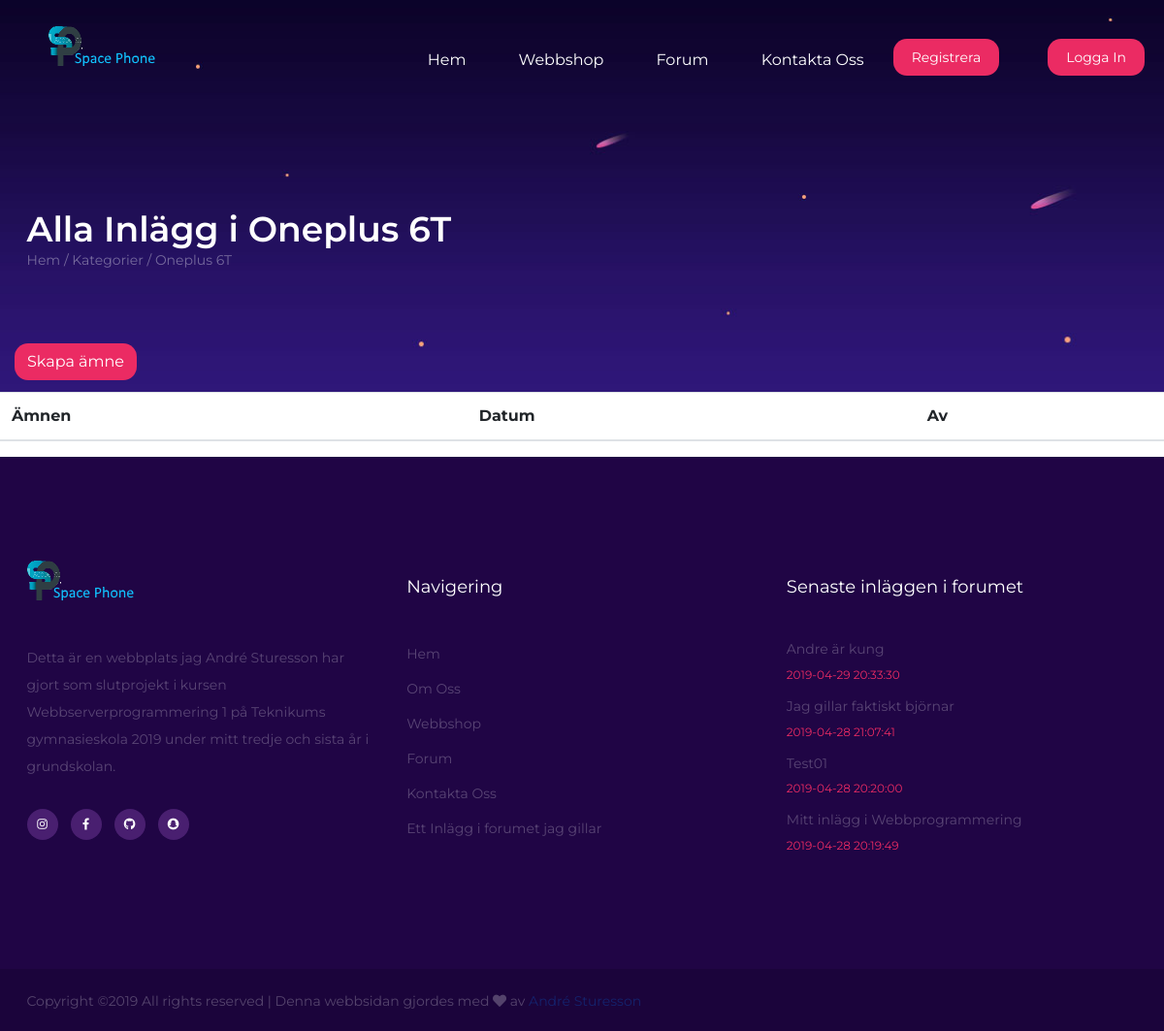
Page /ämne.php?id=9 on the earlier database version.
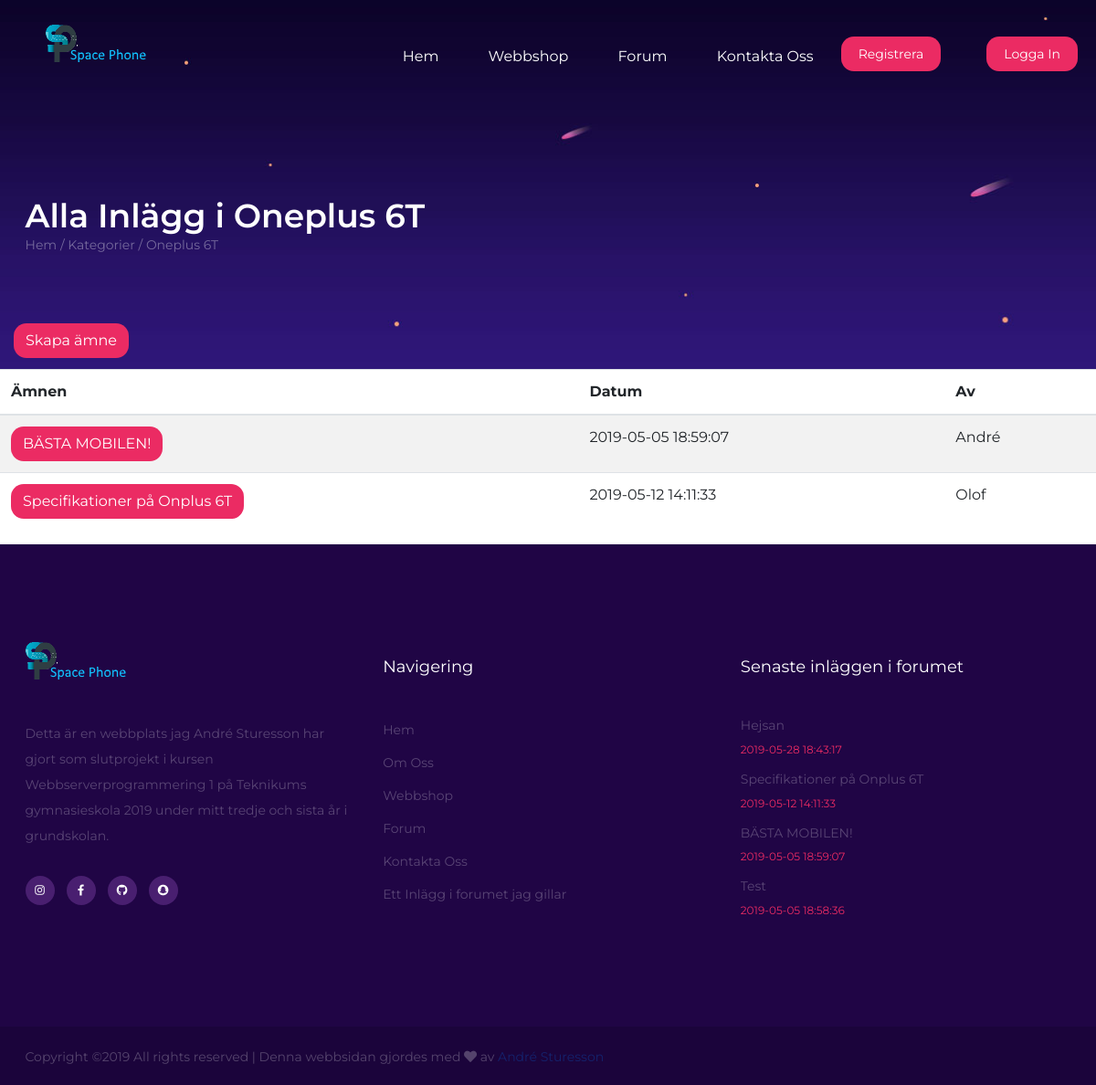
Same page on the later database version.
### ämne.php (the view, shortened to what this page needs)
<?php
include 'header.php';
include 'nav.php';
$id=$_GET['id'];
$query ="SELECT * FROM ämne WHERE topic_kat='$id'";
try{
  $result = $db->prepare($query);
  $result->execute();
  $rows = $result->fetchAll();
}
catch(PDOException $ex){
  die("Kunde inte köra queryn: " . $ex->getMessage());
}
try{
$stmt = $db->query("SELECT kat_namn FROM kategorier WHERE kat_id='$id'");
$kategori = $stmt->fetch(PDO::FETCH_ASSOC);
}
catch(PDOException $ex){
  die("Kunde inte köra queryn: " . $ex->getMessage());
}
?>
<section class="page-top-section set-bg" data-setbg="img/topp-på-sida.jpg">
  <div class="container">
    <h2>Alla Inlägg i <?php echo htmlentities($kategori['kat_namn'], ENT_QUOTES, 'UTF-8'); ?>
    </h2>
    <div class="site-breadcrumb">
      <a href="index.php">Hem</a> / <a href="forum.php">Kategorier</a> / <span><?php echo $kategori['kat_namn']; ?></span>
    </div>
  </div>
  <button class="btn registreraknapp nere" onclick="window.location.href='admin/skapa-ämne.php'">Skapa ämne</button>
</section>
<table class="table table-striped">
  <thead>
    <tr>
      <th scope="col">Ämnen
      </th>
      <th scope="col">Datum
      </th>
      <th scope="col">Av
      </th>
    </tr>
  </thead>
  <tbody>
    <?php foreach($rows as $row): ?>
    <tr>
      <td>
        <a href="inlagg.php?id=<?php echo $row['topic_id'];?>"class="btn registreraknapp">
          <?php echo htmlentities($row['topic_subject'], ENT_QUOTES, 'UTF-8'); ?>
        </a>
      </td>
      <td>
        <?php echo htmlentities($row['topic_datum'], ENT_QUOTES, 'UTF-8'); ?>
      </td>
      <td>
        <?php echo htmlentities($row['topic_av'], ENT_QUOTES, 'UTF-8'); ?>
      </td>
    </tr>
    <?php endforeach; ?>
  </tbody>
</table>
<?php
include('footer.php');
?>

### footer.php (shortened to what this page needs)
<section class="footer-top-section text-white spad">
  <div class="container">
    <div class="row">
      <div class="col-lg-4">
        <div class="footer-widget about-widget">
          <img src="./img/logo.png" alt="logo">
          <p>Detta är en webbplats jag André Sturesson har gjort som slutprojekt i kursen Webbserverprogrammering 1 på Teknikums gymnasieskola 2019 under mitt tredje och sista år i grundskolan.</p>
          <div class="fw-social social">
            <a href="https://www.instagram.com/andre_sturesson/"><i class="fab fa-instagram"></i></a>
            <a href="https://www.facebook.com/andre.sturesson.9"><i class="fab fa-facebook-f"></i></a>
            <a href="https://github.com/AnStu00/Slutprojekt---Webbserverprogrammering"><i class="fab fa-github"></i></a>
            <a href="#"><i class="fab fa-snapchat"></i></a>
          </div>
        </div>
      </div>
      <div class="col-lg-4 col-md-6">
        <div class="footer-widget">
          <h4 class="fw-title">Navigering</h4>
          <div class="row">
            <div class="col-sm-8">
              <ul>
                <li><a href="">Hem</a></li>
                <li><a href="">Om Oss</a></li>
                <li><a href="">Webbshop</a></li>
                <li><a href="">Forum</a></li>
                <li><a href="">Kontakta Oss</a></li>
                <li><a href="">Ett Inlägg i forumet jag gillar</a></li>
              </ul>
            </div>
          </div>
        </div>
      </div>
      <div class="col-lg-4  col-md-6">
        <div class="footer-widget">
          <h4 class="fw-title">Senaste inläggen i forumet</h4>
          <div class="fw-latest-post-widget">
            <?php
            $query ="SELECT * FROM ämne ORDER BY topic_datum DESC";
            try{
              $result = $db->prepare($query);
              $result->execute();
              $rows = $result->fetchAll();
            }
            catch(PDOException $ex){
              die("Kunde inte köra queryn: " . $ex->getMessage());
            }
            $i=0;
  foreach($rows as $row){
    ?>
    <div class="lp-item">
      <div class="lp-content">
        <a href="inlagg.php?id=<?php echo $row['topic_id'];?>"><h6><?php echo $row['topic_subject'];?></h6></a>
        <span><?php echo $row['topic_datum'];?></span>
      </div>
    </div>
    <?php
  $i++;
  if($i==4) break;
  }
            ?>
          </div>
        </div>
      </div>
    </div>
  </div>
</section>
<footer class="footer-section">
  <div class="container">
    <div class="copyright">
Copyright &copy;<script>document.write(new Date().getFullYear());</script> All rights reserved | Denna webbsidan gjordes med <i class="fas fa-heart" aria-hidden="true"></i> av <a href="André Sturesson" target="_blank">André Sturesson</a>
</div>
  </div>
</footer>
</body>

Differences in the rows shown:
no longer on this page (row unchanged): ämne: topic_subject "Andre är kung", topic_datum "2019-04-29 20:33:30", shown under "Senaste inläggen i forumet"
no longer on this page (row unchanged): ämne: topic_subject "Jag gillar faktiskt björnar", topic_datum "2019-04-28 21:07:41", shown under "Senaste inläggen i forumet"
no longer on this page (row unchanged): ämne: topic_subject "Test01", topic_datum "2019-04-28 20:20:00", shown under "Senaste inläggen i forumet"
no longer on this page (row unchanged): ämne: topic_subject "Mitt inlägg i Webbprogrammering", topic_datum "2019-04-28 20:19:49", shown under "Senaste inläggen i forumet"
added ämne: topic_subject "BÄSTA MOBILEN!", topic_datum "2019-05-05 18:59:07", topic_av "André"
added ämne: topic_subject "Specifikationer på Onplus 6T", topic_datum "2019-05-12 14:11:33", topic_av "Olof"
added ämne: topic_subject "Hejsan", topic_datum "2019-05-28 18:43:17", shown under "Senaste inläggen i forumet"
added ämne: topic_subject "Test", topic_datum "2019-05-05 18:58:36", shown under "Senaste inläggen i forumet"
